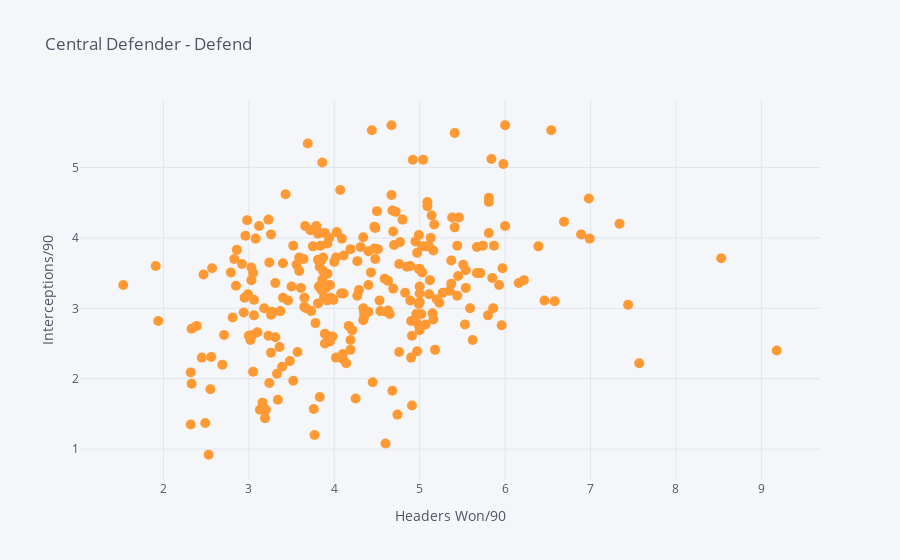

The notebook cell this image was saved under:
### Code cell
df.iplot(kind='scatter',x='Hdrs W/90',y='Int/90',
           mode='markers',text='Name',size=10,
          xTitle='Headers Won/90',yTitle='Interceptions/90',title='Central Defender - Defend')

### Figure 1 — Plotly figure (JSON) as saved in the notebook; plotly's stock layout.template omitted (floating-point values rounded to 4 significant figures; data arrays with more than 128 entries replaced by an {"elided": "..."} marker saying what was removed)
{"data": [{"line": {"color": "rgba(255, 153, 51, 1.0)", "dash": "solid", "shape": "linear", "width": 1.3}, "marker": {"size": 10, "symbol": "circle"}, "mode": "markers", "name": "Int/90", "text": {"elided": "272 str values"}, "type": "scatter", "x": {"elided": "272 float values"}, "y": {"elided": "272 mixed values"}}], "layout": {"legend": {"bgcolor": "#F5F6F9", "font": {"color": "#4D5663"}}, "paper_bgcolor": "#F5F6F9", "plot_bgcolor": "#F5F6F9", "title": {"font": {"color": "#4D5663"}, "text": "Central Defender - Defend"}, "xaxis": {"gridcolor": "#E1E5ED", "showgrid": true, "tickfont": {"color": "#4D5663"}, "title": {"font": {"color": "#4D5663"}, "text": "Headers Won/90"}, "zerolinecolor": "#E1E5ED"}, "yaxis": {"gridcolor": "#E1E5ED", "showgrid": true, "tickfont": {"color": "#4D5663"}, "title": {"font": {"color": "#4D5663"}, "text": "Interceptions/90"}, "zerolinecolor": "#E1E5ED"}}}
